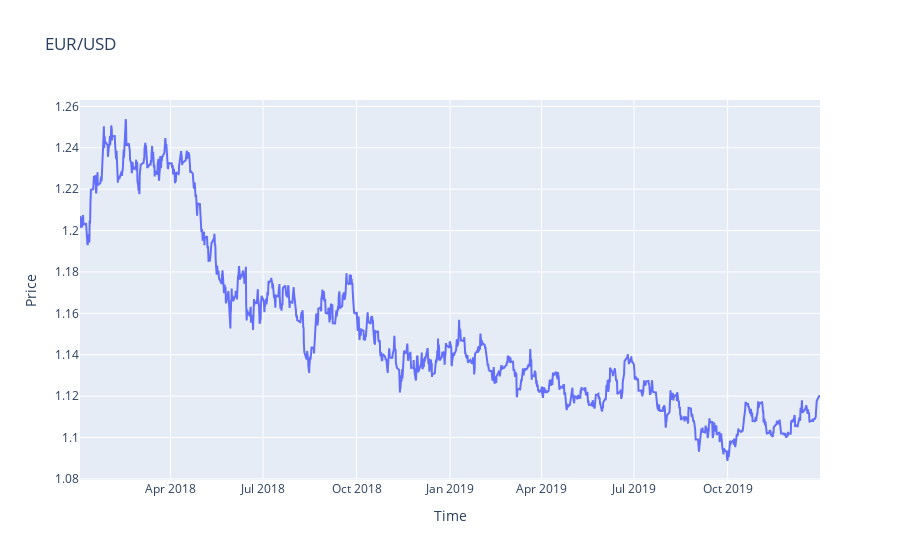

Notebook source saved alongside this figure:
### Markdown cell above
We plot the closing price of our asset

### Code cell
fig = go.Figure()

fig.add_trace(go.Scatter(x=data.index, y=data.Close, name='Close'))

fig.update_layout(title='EUR/USD', xaxis_title='Time', yaxis_title='Price')

fig.show()

### Figure 1 — Plotly figure (JSON) as saved in the notebook; plotly's stock layout.template omitted (floating-point values rounded to 4 significant figures; data arrays with more than 128 entries replaced by an {"elided": "..."} marker saying what was removed)
{"data": [{"name": "Close", "type": "scatter", "x": {"elided": "2070 str values"}, "y": {"elided": "2070 float values"}}], "layout": {"title": {"text": "EUR/USD"}, "xaxis": {"title": {"text": "Time"}}, "yaxis": {"title": {"text": "Price"}}}}
